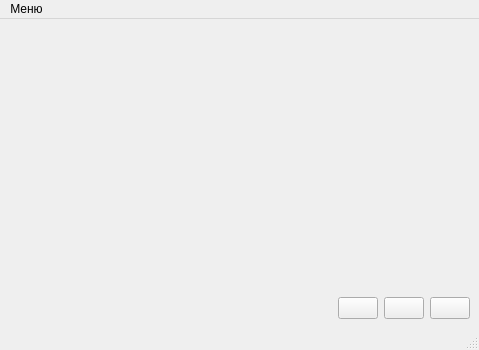
<?xml version="1.0" encoding="UTF-8"?>
<ui version="4.0">
 <class>MainWindow</class>
 <widget class="QMainWindow" name="MainWindow">
  <property name="geometry">
   <rect>
    <x>0</x>
    <y>0</y>
    <width>479</width>
    <height>350</height>
   </rect>
  </property>
  <property name="windowTitle">
   <string>MainWindow</string>
  </property>
  <widget class="QWidget" name="centralwidget">
   <layout class="QGridLayout" name="gridLayout">
    <item row="0" column="0">
     <widget class="QCustomPlot" name="customPlot" native="true">
      <property name="sizePolicy">
       <sizepolicy hsizetype="Preferred" vsizetype="Expanding">
        <horstretch>0</horstretch>
        <verstretch>0</verstretch>
       </sizepolicy>
      </property>
     </widget>
    </item>
    <item row="1" column="0">
     <layout class="QHBoxLayout" name="horizontalLayout">
      <item>
       <spacer name="horizontalSpacer">
        <property name="orientation">
         <enum>Qt::Horizontal</enum>
        </property>
        <property name="sizeHint" stdset="0">
         <size>
          <width>40</width>
          <height>20</height>
         </size>
        </property>
       </spacer>
      </item>
      <item>
       <widget class="QPushButton" name="buttonStart">
        <property name="text">
         <string/>
        </property>
        <property name="icon">
         <iconset resource="resources.qrc">
          <normaloff>:/new/prefix1/resources/play.png</normaloff>:/new/prefix1/resources/play.png</iconset>
        </property>
       </widget>
      </item>
      <item>
       <widget class="QPushButton" name="buttonPause">
        <property name="text">
         <string/>
        </property>
        <property name="icon">
         <iconset resource="resources.qrc">
          <normaloff>:/new/prefix1/resources/pause.png</normaloff>:/new/prefix1/resources/pause.png</iconset>
        </property>
       </widget>
      </item>
      <item>
       <widget class="QPushButton" name="buttonStop">
        <property name="sizePolicy">
         <sizepolicy hsizetype="Minimum" vsizetype="Fixed">
          <horstretch>0</horstretch>
          <verstretch>0</verstretch>
         </sizepolicy>
        </property>
        <property name="text">
         <string/>
        </property>
        <property name="icon">
         <iconset resource="resources.qrc">
          <normaloff>:/new/prefix1/resources/stop.png</normaloff>:/new/prefix1/resources/stop.png</iconset>
        </property>
       </widget>
      </item>
     </layout>
    </item>
   </layout>
  </widget>
  <widget class="QStatusBar" name="statusbar"/>
  <widget class="QMenuBar" name="menuBar">
   <property name="geometry">
    <rect>
     <x>0</x>
     <y>0</y>
     <width>479</width>
     <height>22</height>
    </rect>
   </property>
   <widget class="QMenu" name="menu">
    <property name="title">
     <string>Меню</string>
    </property>
    <addaction name="actionSave"/>
    <addaction name="actionLoad"/>
    <addaction name="actionSetting"/>
    <addaction name="actionQuit"/>
   </widget>
   <addaction name="menu"/>
  </widget>
  <action name="actionSave">
   <property name="text">
    <string>Сохранить</string>
   </property>
  </action>
  <action name="actionLoad">
   <property name="text">
    <string>Загрузить</string>
   </property>
  </action>
  <action name="actionSetting">
   <property name="text">
    <string>Настройка</string>
   </property>
  </action>
  <action name="actionQuit">
   <property name="text">
    <string>Выход</string>
   </property>
  </action>
 </widget>
 <customwidgets>
  <customwidget>
   <class>QCustomPlot</class>
   <extends>QWidget</extends>
   <header>qcustomplot.h</header>
   <container>1</container>
  </customwidget>
 </customwidgets>
 <resources>
  <include location="resources.qrc"/>
 </resources>
 <connections/>
</ui>
